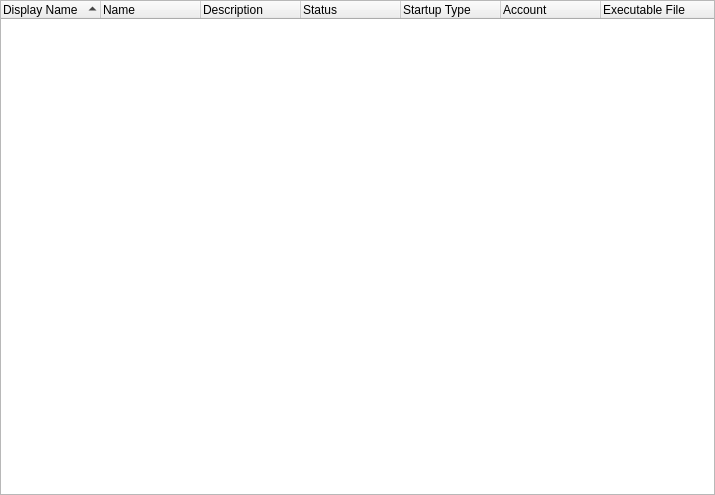
<?xml version="1.0" encoding="UTF-8"?>
<ui version="4.0">
 <class>SysInfoServices</class>
 <widget class="QWidget" name="SysInfoServices">
  <property name="geometry">
   <rect>
    <x>0</x>
    <y>0</y>
    <width>715</width>
    <height>495</height>
   </rect>
  </property>
  <property name="windowTitle">
   <string/>
  </property>
  <layout class="QVBoxLayout" name="verticalLayout">
   <property name="leftMargin">
    <number>0</number>
   </property>
   <property name="topMargin">
    <number>0</number>
   </property>
   <property name="rightMargin">
    <number>0</number>
   </property>
   <property name="bottomMargin">
    <number>0</number>
   </property>
   <item>
    <widget class="QTreeWidget" name="tree">
     <property name="contextMenuPolicy">
      <enum>Qt::ContextMenuPolicy::CustomContextMenu</enum>
     </property>
     <property name="showDropIndicator" stdset="0">
      <bool>false</bool>
     </property>
     <property name="indentation">
      <number>0</number>
     </property>
     <property name="sortingEnabled">
      <bool>true</bool>
     </property>
     <attribute name="headerShowSortIndicator" stdset="0">
      <bool>true</bool>
     </attribute>
     <column>
      <property name="text">
       <string>Display Name</string>
      </property>
     </column>
     <column>
      <property name="text">
       <string>Name</string>
      </property>
     </column>
     <column>
      <property name="text">
       <string>Description</string>
      </property>
     </column>
     <column>
      <property name="text">
       <string>Status</string>
      </property>
     </column>
     <column>
      <property name="text">
       <string>Startup Type</string>
      </property>
     </column>
     <column>
      <property name="text">
       <string>Account</string>
      </property>
     </column>
     <column>
      <property name="text">
       <string>Executable File</string>
      </property>
     </column>
    </widget>
   </item>
  </layout>
  <action name="action_copy_row">
   <property name="text">
    <string>Copy Row</string>
   </property>
  </action>
  <action name="action_copy_value">
   <property name="text">
    <string>Copy Value</string>
   </property>
  </action>
 </widget>
 <resources/>
 <connections/>
</ui>
